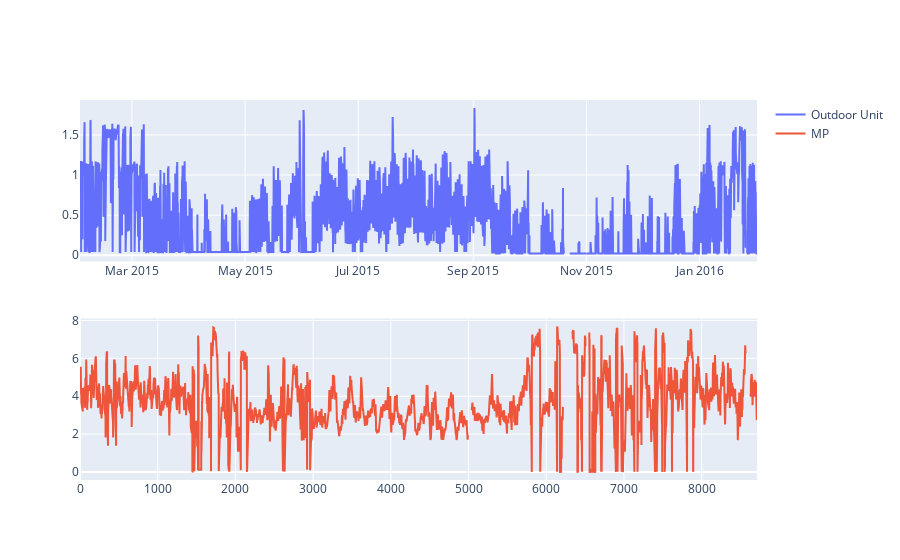

Source (notebook cell):
### Code cell
fig = make_subplots(rows=2, cols=1
                    )

fig.add_trace(
    go.Scatter(x=heatpump_df.index, y=heatpump_df["HVAC_HeatPumpOutdoorUnitPower"], name="Outdoor Unit"),
    row=1, col=1)

fig.add_trace(
    go.Scatter(y = heat_mp[:, 0], name="MP"),
    row=2, col=1)

fig.show()

### Figure 1 — Plotly figure (JSON) as saved in the notebook; plotly's stock layout.template omitted (floating-point values rounded to 4 significant figures; data arrays with more than 128 entries replaced by an {"elided": "..."} marker saying what was removed)
{"data": [{"name": "Outdoor Unit", "x": {"elided": "8760 str values"}, "y": {"elided": "8760 float values"}, "type": "scatter", "xaxis": "x", "yaxis": "y"}, {"name": "MP", "y": {"elided": "8713 float values"}, "type": "scatter", "xaxis": "x2", "yaxis": "y2"}], "layout": {"xaxis": {"anchor": "y", "domain": [0.0, 1.0]}, "yaxis": {"anchor": "x", "domain": [0.575, 1.0]}, "xaxis2": {"anchor": "y2", "domain": [0.0, 1.0]}, "yaxis2": {"anchor": "x2", "domain": [0.0, 0.425]}}}
